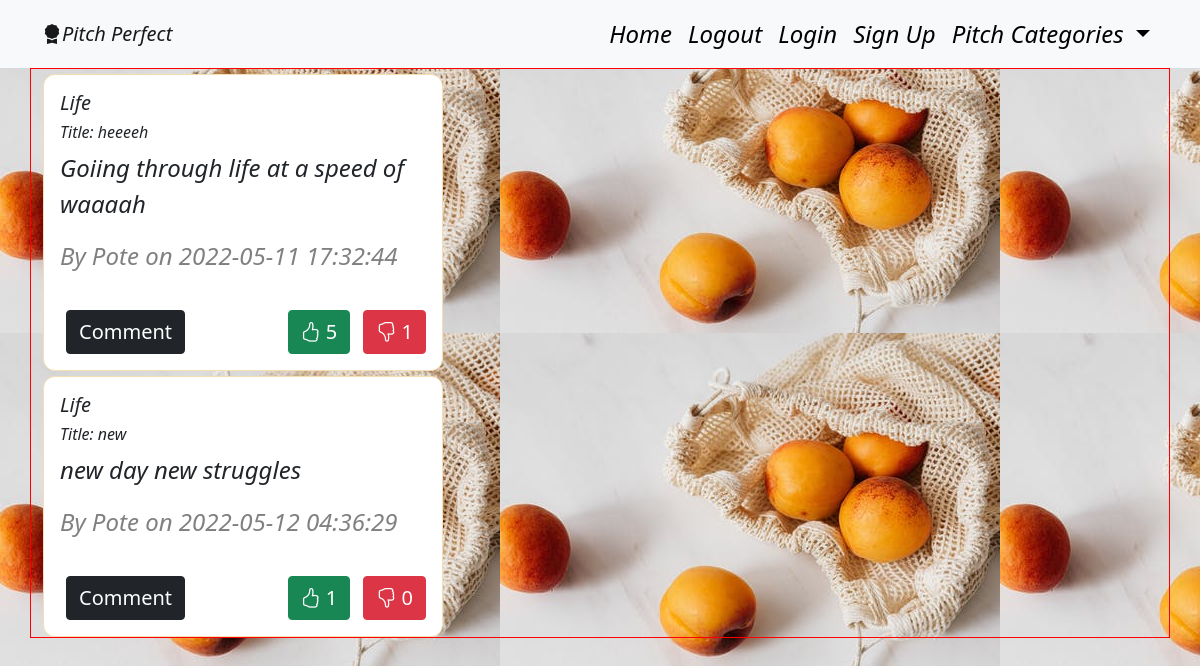
Screenshot of /pitches/life (signed in) with the database file from the repository.
### app/models.py (models this page shows)
class Pitch(db.Model):
    __table_name__ = 'pitches'
    id = db.Column(db.Integer, primary_key=True)
    title = db.Column(db.String(255), nullable=False)
    category = db.Column(db.String(255), nullable=False)
    content = db.Column(db.String(255), nullable=False)
    user_id = db.Column(db.Integer, db.ForeignKey('user.id'))
    comment = db.relationship('Comment', backref='pitch', lazy='dynamic')
    upvotes = db.relationship('UpVote', backref='pitch', lazy='dynamic')
    downvotes = db.relationship('DownVote', backref='pitch', lazy='dynamic')
    date = db.Column(db.DateTime(timezone=True), default=func.now())

class User(db.Model, UserMixin):
    id = db.Column(db.Integer, primary_key=True)
    username = db.Column(db.String(255))
    email = db.Column(db.String(255), unique=True)
    password = db.Column(db.String(255))
    pitches = db.relationship('Pitch', backref='user', lazy='dynamic')

### app/main/views.py (the view)
@main.route('/pitches/life')
@login_required
def life():
    life = Pitch.query.filter_by(category='Life').all()
    return render_template('life.html',life=life)

### app/__init__.py (called while the page is built)
def create_app(config_name):  # a method to instantiate our App
    app = Flask(__name__)
    app.config['SECRET_KEY'] = 'SECRET'
    app.config['SQLALCHEMY_DATABASE_URI'] = f'sqlite:///{DB_NAME}'
    db.init_app(app)  # initialise our db
    mail.init_app(app) # initialize our mail
    login_manager = LoginManager()
    login_manager.login_view = 'auth.login'
    login_manager.init_app(app)
    bootstrap = Bootstrap(app)
    @login_manager.user_loader
    def load_user(user_id):
        return User.query.get(int(user_id))
    app.config.from_object(config_options[config_name])
    from .main import main as main_blueprint
    from .auth import auth as auth_blueprint
    app.register_blueprint(main_blueprint)
    app.register_blueprint(auth_blueprint, url_prefix='/')
    from .models import User, Pitch
    create_database(app)
    return app

### app/templates/life.html
{% extends 'base.html'%}
{% from 'display_pitch_macro.html' import display_pitches%}
{% block content %}
<div>{{ display_pitches(life) }}</div>
{% endblock %}

### app/templates/display_pitch_macro.html
{% extends 'base.html' %}
{% macro display_pitches(pitches) %}
<div class="container pitch">
    <div class="row">
        <div class="col-md-4">
           {% if pitches %}
          {% for pitch in pitches %}
           <div class="card pitchCard" style="width: 25rem;">
                <div class="card-body">
                    <h5 class="card-title pitch-category">{{pitch.category}}</h5>
                    <h6>Title: {{pitch.title}}</h6>
                    <p>{{pitch.content}}</p>
                    <p class="author">By {{pitch.user.username.title()}} on {{pitch.date}}</p>
                    <div class="footer">
                        <div class="comments">
                            <a href="/comment/{{pitch.id}}"><button class="btn btn-dark">Comment</button></a>
                        </div>
                        <div class="votes">
                            <div class="upvote">
                            <a href="/like/{{pitch.id}}"><button class="btn btn-success"><i class="bi bi-hand-thumbs-up"></i> {{pitch.upvotes.count()}}</button></a>
                        </div>
                        <div class="downvote">
                            <a href="/dislike/{{pitch.id}}"><button class="btn btn-danger"><i class="bi bi-hand-thumbs-down"></i> {{pitch.downvotes.count()}}</button></a>
                        </div>
                        </div>
                    </div>
                </div>
           </div>
          {% endfor %}
         {% endif %}
        </div>
    </div>
</div>
{% endmacro %}

### app/static/css/styles.css (style rules this page uses)
.card { border: 1px solid wheat; margin-top: 5px; }
.card-body { padding: 1rem; }
body { background-image: url("pexels-photo-4397920.jpeg"); font-style: italic; font-size: 1.5rem; }
.btn { margin-left: 0.3em; font-size: smaller; margin-top: 1em; }
.pitch { display: flex; align-items: center; justify-content: space-between; border: 1px solid red; }
.votes { display: flex; }
.pitchCard { border-radius: 0.5em; }
.author { color: grey; }
.footer { display: flex; align-items: center; justify-content: space-between; }
.downvote { margin-left: 0.3em; }

### rows the page displays
Pitch: category "Life", title "heeeeh", content "Goiing through life at a speed of waaaah", user.username "Pote", date "2022-05-11 17:32:44", upvotes.count "5", downvotes.count "1"
Pitch: category "Life", title "new", content "new day new struggles", user.username "Pote", date "2022-05-12 04:36:29", upvotes.count "1", downvotes.count "0"
